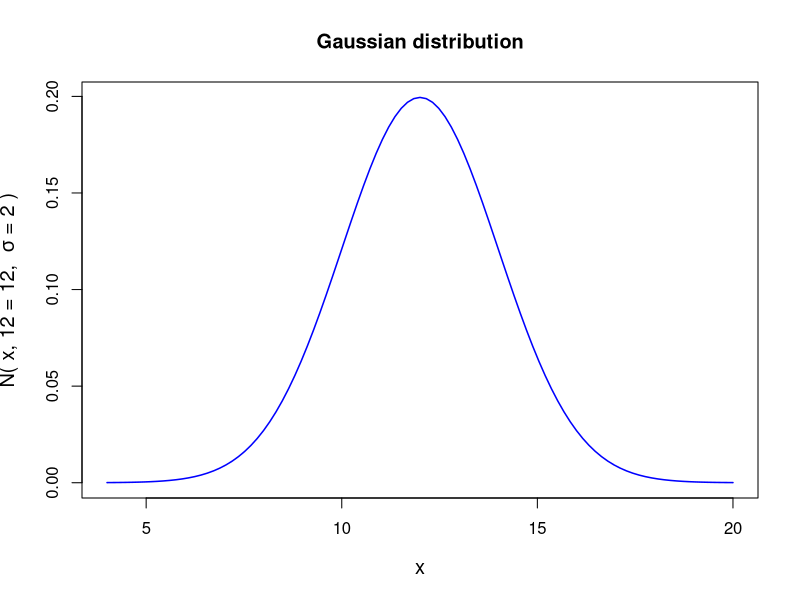
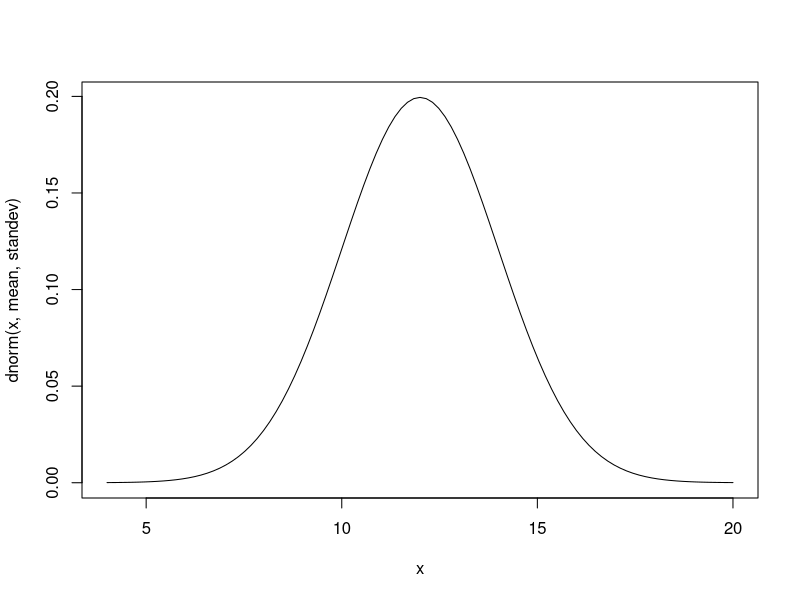
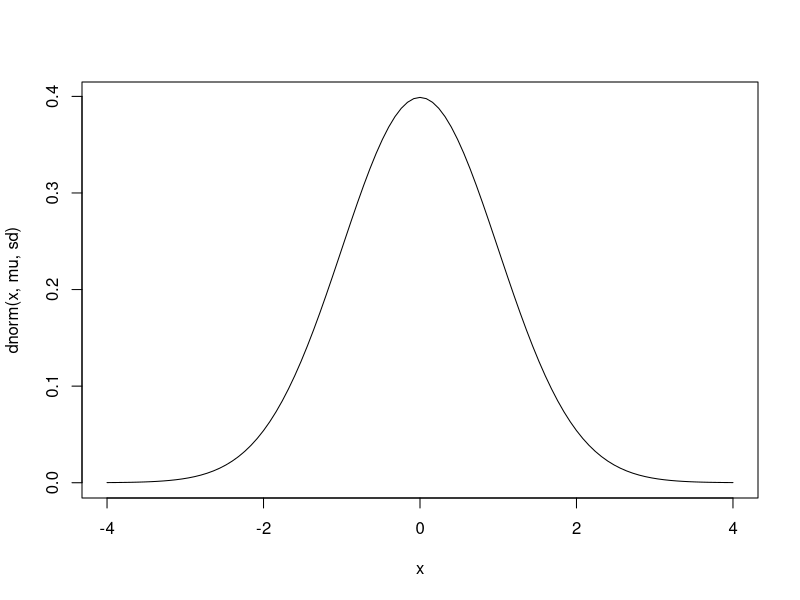
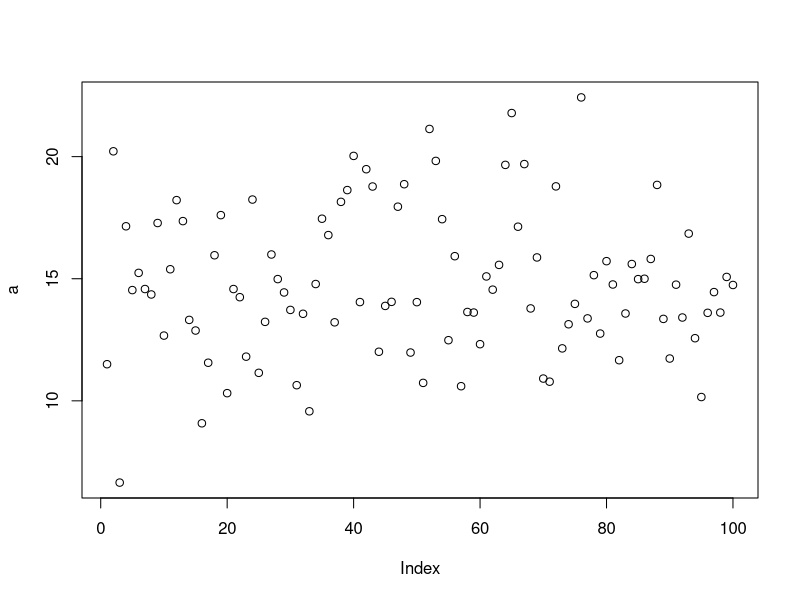
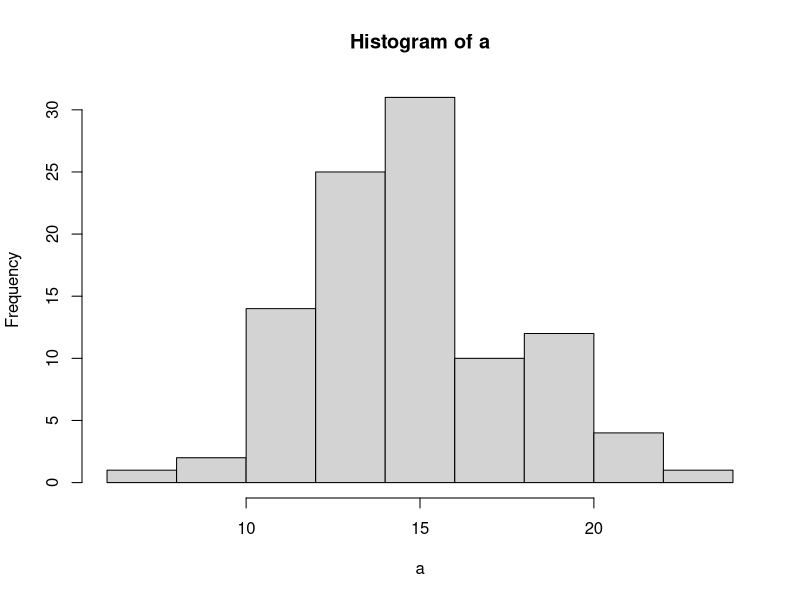
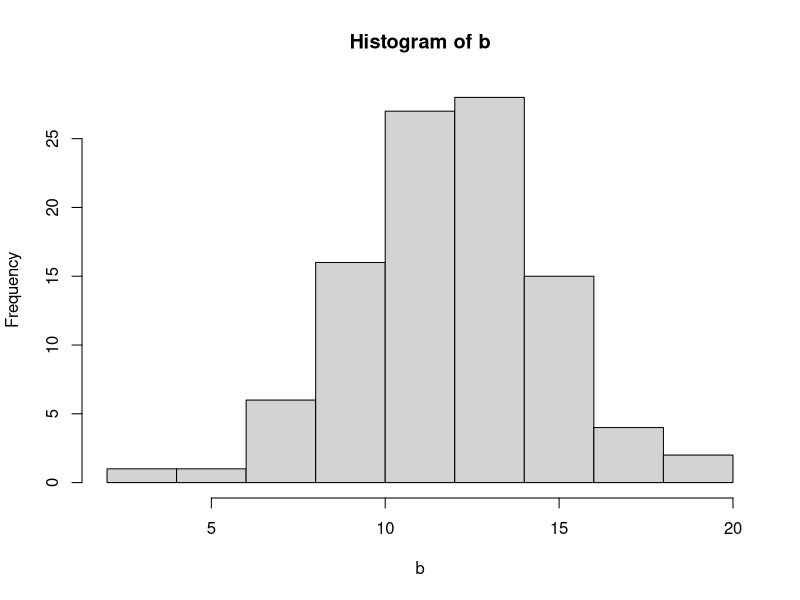

These figures' R source, in order:
############################################
x=dnorm(14,12,2)
round(x,digits = 3)
dnorm(2)
mu=12
sd=2
y=seq(mu-4*sd,mu+4*sd,100)
y
mean = 12
standev = 2
x = seq(mean - 4*standev, mean + 4*standev, 100)
x
string =  substitute( paste("N( x, ", mu, " = 12,  ", sigma, " = 2 " , ")"  ))
curve(dnorm(x, mean, standev), xlim=c(mean - 4*standev, mean +  4*standev),
      ylab=string, lwd=1.5, cex.lab=1.2, col="blue", main="Gaussian distribution")
dnorm(x, mean, standev)
curve(dnorm(x, mean, standev),xlim=c(mean - 4*standev, mean +  4*standev))

#################################
# unit normal distribution
mu=0
sd=1
x=seq(mu-4*sd,mu+4*sd,100)
x
curve(dnorm(x,mu,sd),xlim=c(mu-4*sd,mu+4*sd))
#plot(dnorm(x,mu,sd),xlim=c(mu-4*sd,mu+4*sd))


pnorm(2.6)
pnorm(-2.6)
qnorm(0.004661188)
a=rnorm(100,15,3)
plot(a)
hist(a)
pnorm(2)
dnorm(2)
b=rnorm(100,12,3)
hist(b)
dnorm(19,12,3)
mu=12
sd=2
mu-4*sd
mu+4*sd
seq(mu-4*sd,mu+4*sd)
